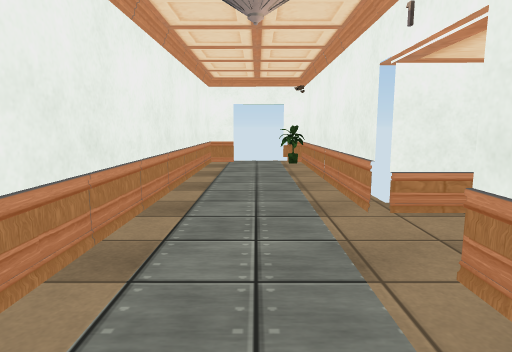
[1] (above)

13 first-person views from a walk through a Unity game level. The camera is 1.2 m above the floor, tilts 8° down and sees 75° across. The floor is counted in squares, 1 m on a side. Each view is taken from the middle of a square. On the plan, view 1 faces up. The plan holds only what a view shows up to about 14 squares ahead; the rest is blank. The player character is not drawn. Door leaves are left out, so doorways stand open. Some surface patterns are stand-ins.

[2]
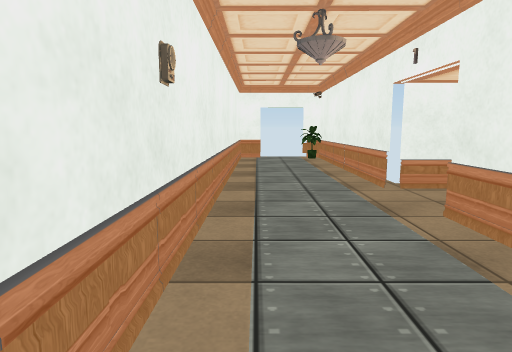

[3]
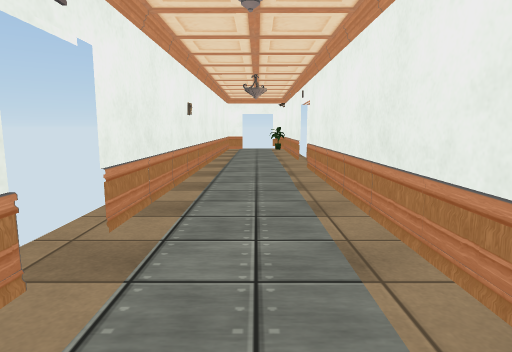

[4]
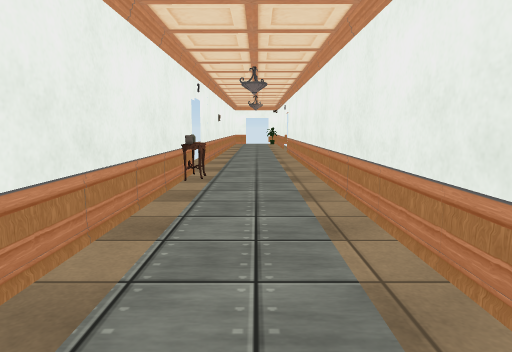

[5]
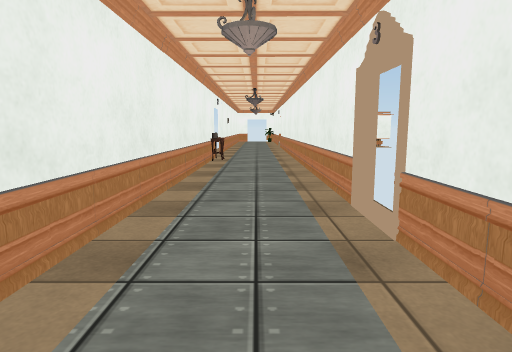

[6]
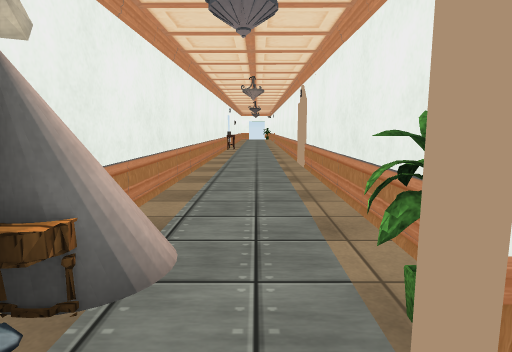

[7]
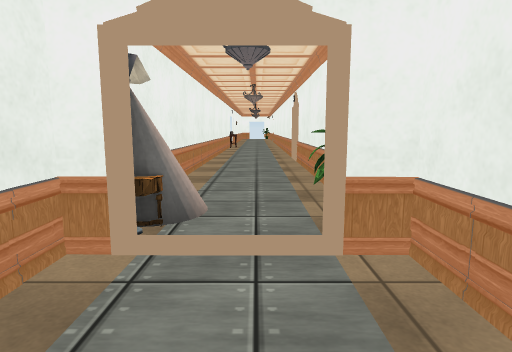

[8]
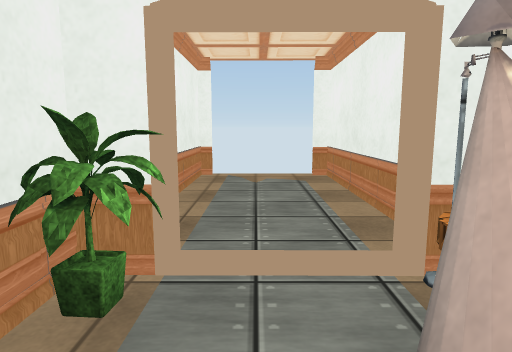

[9]
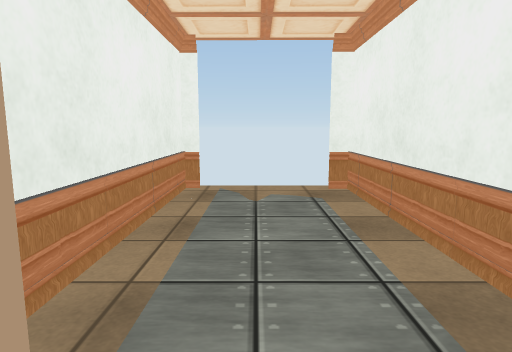

[10]
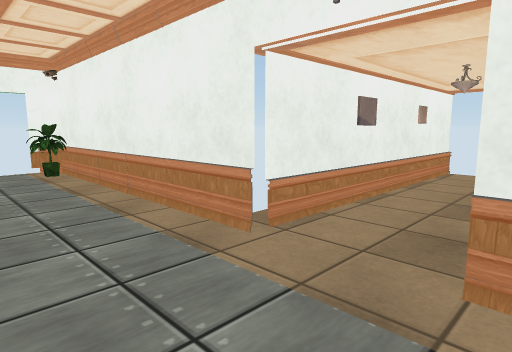

[11]
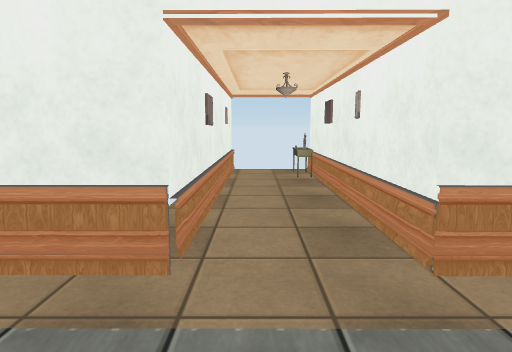

[12]
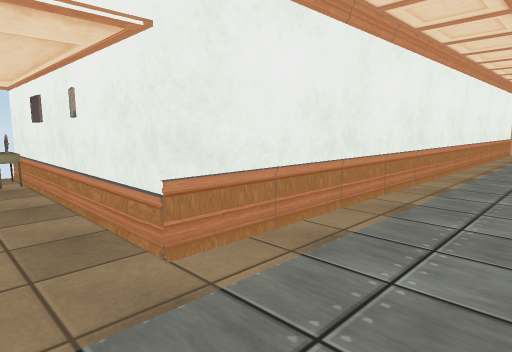

[13]
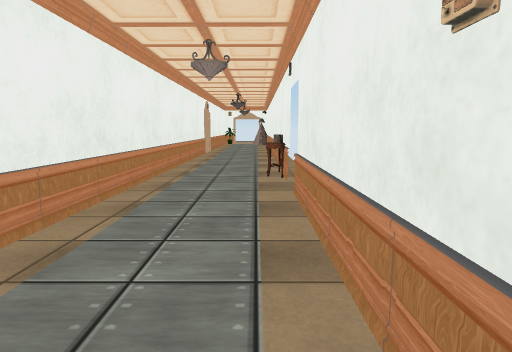

### Floor plan
Ten units are one square. View 1 is at (0, 0); x grows to the right and y downward. Boxes are objects, and circles mark ways between rooms. Rooms are numbered by the first view taken in them; rooms with no view inside come last. Other rooms are left out.
<svg viewBox="-25 -130 123 455">
<path fill="none" stroke="#000" d="M-18 56 -19 244M16 150 17 -24M17 -48 17 -122 11 -122M7 257 16 257M-18 257 -12 257M15 260 16 163M-8 -123 -17 -123 -18 43M-12 259 -19 259 -19 318M15 320 15 260M16 259 7 259M17 -24 91 -24M93 -47 17 -48"/>
<rect x="-15" y="245" width="10" height="10" fill="#bbb"><title>table</title></rect>
<rect x="-15" y="65" width="10" height="10" fill="#bbb"><title>table</title></rect>
<rect x="5" y="245" width="10" height="10" fill="#bbb"><title>plant</title></rect>
<rect x="5" y="-125" width="10" height="10" fill="#bbb"><title>plant</title></rect>
<rect x="65" y="-35" width="10" height="10" fill="#bbb"><title>other object</title></rect>
<circle cx="-5" cy="260" r="3" fill="#2a7"/>
<circle cx="20" cy="-35" r="3" fill="#2a7"/>
<text x="0" y="70">1</text>
<text x="0" y="290">2</text>
<text x="50" y="-40">3</text>
</svg>
Room 1 opens to room 2. Room 1 opens to room 3.

Where each view was taken, in squares from view 1:
view 1: 0 up, 0 right, facing up
view 2: 2 down, 1 left, facing up
view 3: 8 down, 0 right, facing up
view 4: 15 down, 0 right, facing up
view 5: 20 down, 0 right, facing up
view 6: 27 down, 0 right, facing up
view 7: 29 down, 0 right, facing up
view 8: 23 down, 0 right, facing down
view 9: 25 down, 0 right, facing down
view 10: 2 up, 1 left, facing up-right
view 11: 4 up, 1 left, facing right
view 12: 4 up, 1 left, facing down-right
view 13: 2 up, 1 left, facing down
